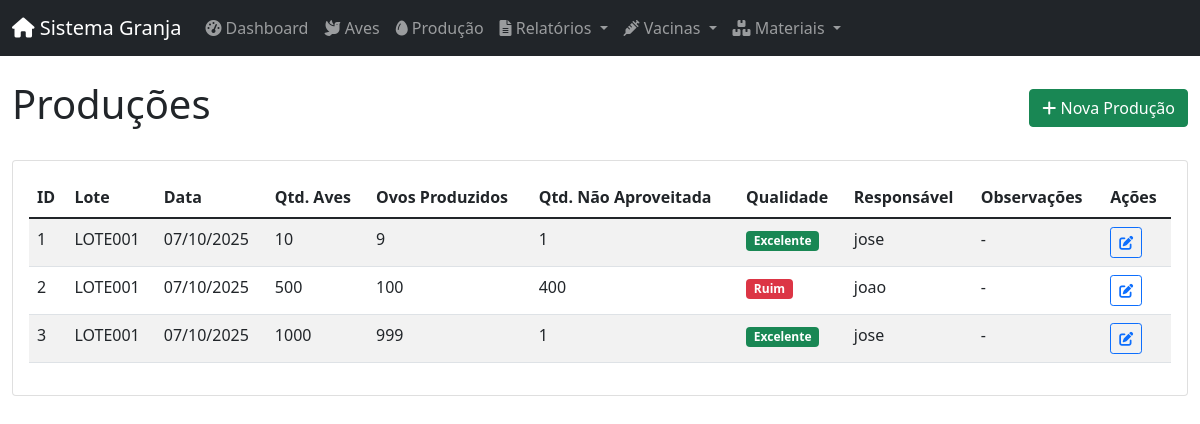
/producoes/, run on the app's committed database.
### app/models/database.py (models this page shows)
class BaseModel(Model):
    class Meta:
        database = db

class Producao(BaseModel):
    id_producao = AutoField()
    data_coleta = DateField()
    quantidade_ovos = IntegerField()
    quantidade_aves = IntegerField()
    qualidade_producao = CharField(max_length=50)
    producao_nao_aproveitada = IntegerField(default=0)
    id_lote = CharField(max_length=50)
    observacoes = TextField(null=True)
    responsavel = CharField(max_length=100)
    class Meta:
        table_name = 'producao'

### app/routes/producao_routes.py (the view)
@producao_web.route('/', methods=['GET'])
def listar():
    producoes = ProducaoController.listar_todos()
    producoes = sorted(producoes, key=lambda x: x.id_producao)
    return render_template('producao/listar.html', producoes=producoes)

### app/controllers/producao_controller.py (called while the page is built)
    @staticmethod
    def listar_todos() -> List[Producao]:
        return list(Producao.select().order_by(Producao.data_coleta.desc()))

### app/templates/producao/listar.html
{% extends "layouts/admin.html" %}
{% block content %}
<div class="container-fluid">
    <div class="d-flex justify-content-between align-items-center mb-4">
        <h1>Produções</h1>
        <a class="btn btn-success" href="{{ url_for('producao_web.criar') }}">
            <i class="fas fa-plus"></i> Nova Produção
        </a>
    </div>
    <div class="card">
        <div class="card-body">
            <div class="table-responsive">
                <table class="table table-striped">
                    <thead>
                        <tr>
                            <th>ID</th>
                            <th>Lote</th>
                            <th>Data</th>
                            <th>Qtd. Aves</th>
                            <th>Ovos Produzidos</th>
                            <th>Qtd. Não Aproveitada</th>
                            <th>Qualidade</th>
                            <th>Responsável</th>
                            <th>Observações</th>
                            <th>Ações</th>
                        </tr>
                    </thead>
                    <tbody>
                    {% for p in producoes %}
                        <tr>
                            <td>{{ p.id_producao }}</td>
                            <td>{{ p.id_lote }}</td>
                            <td>{{ p.data_coleta.strftime("%d/%m/%Y") }}</td>
                            <td>{{ p.quantidade_aves }}</td>
                            <td>{{ p.quantidade_ovos }}</td>
                            <td>{{ p.producao_nao_aproveitada }}</td>
                            <td>
                                {% set qualidade = p.qualidade_producao.lower() %}
                                {% if qualidade == 'excelente' %}
                                    <span class="badge bg-success">{{ p.qualidade_producao }}</span>
                                {% elif qualidade == 'bom' or qualidade == 'boa' %}
                                    <span class="badge bg-info">{{ p.qualidade_producao }}</span>
                                {% elif qualidade == 'regular' %}
                                    <span class="badge bg-warning">{{ p.qualidade_producao }}</span>
                                {% elif qualidade == 'ruim' %}
                                    <span class="badge bg-danger">{{ p.qualidade_producao }}</span>
                                {% else %}
                                    <span class="badge bg-secondary">{{ p.qualidade_producao }}</span>
                                {% endif %}
                            </td>
                            <td>{{ p.responsavel }}</td>
                            <td>{{ p.observacoes or "-" }}</td>
                            <td>
                                <div class="btn-group btn-group-sm">
                                    <a class="btn btn-outline-primary"
                                       href="{{ url_for('producao_web.editar', producao_id=p.id_producao) }}"
                                       title="Editar">
                                        <i class="fas fa-edit"></i>
                                    </a>
                                </div>
                            </td>
                        </tr>
                    {% else %}
                        <tr>
                            <td colspan="10" class="text-center text-muted">
                                Nenhuma produção cadastrada
                            </td>
                        </tr>
                    {% endfor %}
                    </tbody>
                </table>
            </div>
        </div>
    </div>
</div>
{% endblock %}

### data on the page
Producao: id_producao "1", id_lote "LOTE001", data_coleta "07/10/2025", quantidade_aves "10", quantidade_ovos "9", producao_nao_aproveitada "1", qualidade_producao "Excelente", responsavel "jose", observacoes "-"
Producao: id_producao "2", id_lote "LOTE001", data_coleta "07/10/2025", quantidade_aves "500", quantidade_ovos "100", producao_nao_aproveitada "400", qualidade_producao "Ruim", responsavel "joao", observacoes "-"
Producao: id_producao "3", id_lote "LOTE001", data_coleta "07/10/2025", quantidade_aves "1000", quantidade_ovos "999", producao_nao_aproveitada "1", qualidade_producao "Excelente", responsavel "jose", observacoes "-"
